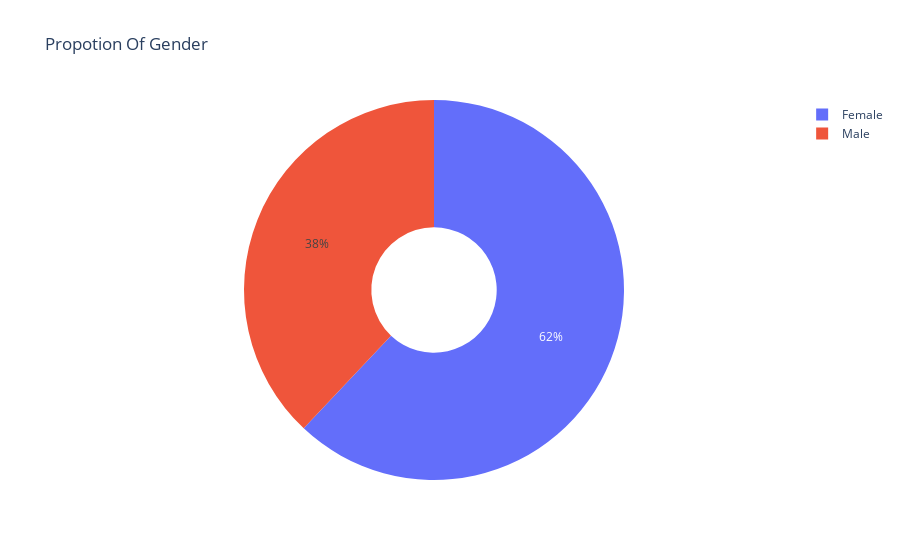

Notebook cell for this chart:
### Code cell
ex.pie(df_no,names='Gender',title='Propotion Of Gender',hole=0.33)

### Figure 1 — Plotly figure (JSON) as saved in the notebook; plotly's stock layout.template omitted (floating-point values rounded to 4 significant figures; data arrays with more than 128 entries replaced by an {"elided": "..."} marker saying what was removed)
{"data": [{"domain": {"x": [0, 1], "y": [0, 1]}, "hole": 0.33, "hovertemplate": "Gender=%{label}<extra></extra>", "labels": {"elided": "158 str values"}, "legendgroup": "", "name": "", "showlegend": true, "type": "pie"}], "layout": {"legend": {"tracegroupgap": 0}, "title": {"text": "Propotion Of Gender"}}}
